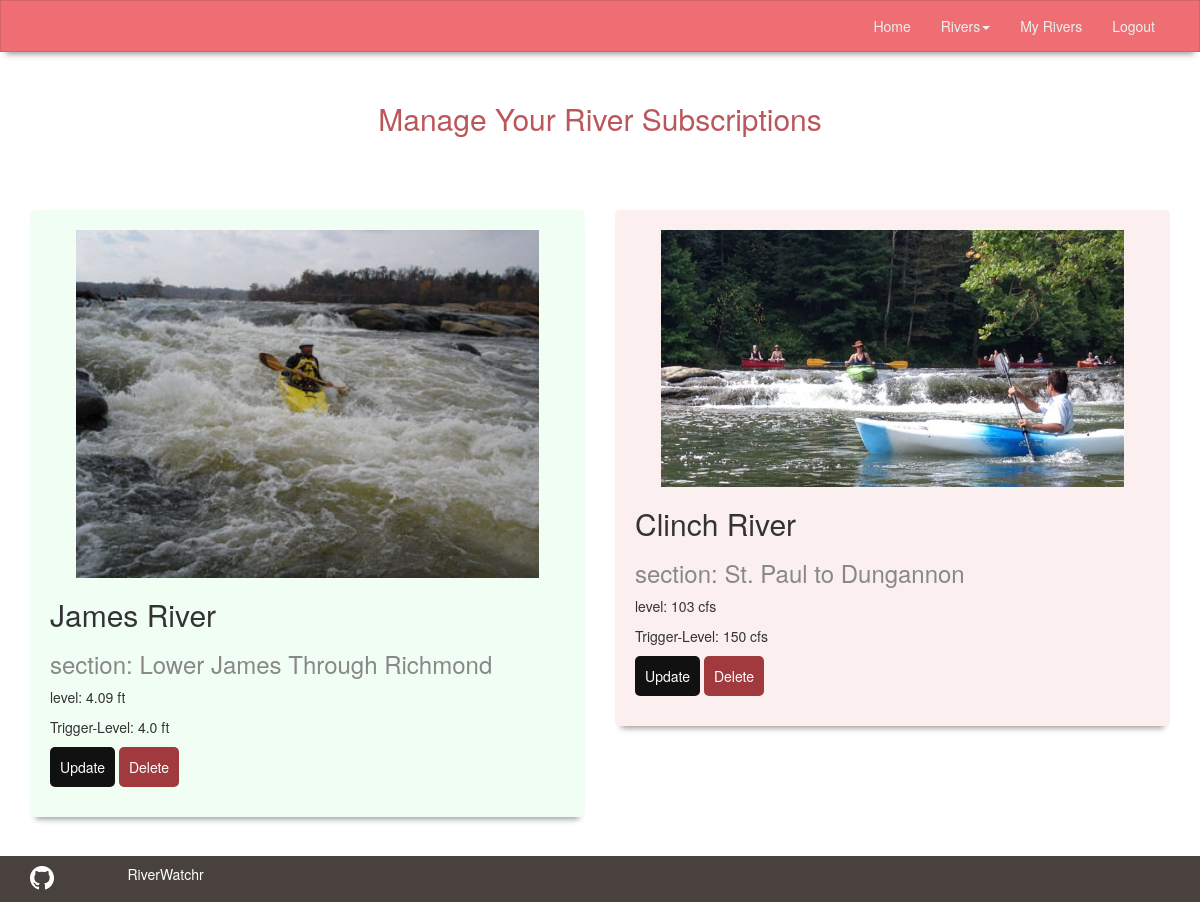
/useradmin/ (signed in), run on the app's committed database.
### river_subs/models.py (models this page shows, shortened)
class RiverSubscription(models.Model):
    user = models.ForeignKey(User, blank=True)
    river = models.ForeignKey(River)
    trigger_level = models.FloatField()
    def RenderTriggerLevel(self):
        if self.river.measurement == 'cfs':
            current_string = str(self.trigger_level)
            new_current_level = current_string[:-2]
            return "{} {}".format(new_current_level, self.river.measurement)
        return "{} {}".format(self.trigger_level, self.river.measurement)

### rivers/models.py (models this page shows, shortened)
class River(models.Model):
    name = models.CharField(max_length = 250)
    section = models.CharField(max_length = 250, default=' ')
    description = models.TextField()
    current_level = models.FloatField()
    measurement = models.CharField(max_length=10)
    state = models.ForeignKey('locations.State', null=True, blank=True, related_name="river")
    url = models.CharField(max_length=250, default = ' ')
    image = models.ImageField(upload_to="static/img", default="/img/rapids.jpg")
    def __str__(self):
        return self.name
    def renderLevel(self):
        if self.measurement == 'cfs':
            current_string = str(self.current_level)
            new_current_level = current_string[:-2]
            return "{} {}".format(new_current_level, self.measurement)
        return "{} {}".format(self.current_level, self.measurement)

### river_subs/views.py (the view, shortened to what this page needs)
# urls.py: url(r'^useradmin/', UserAdmin, name="user_admin"),
@login_required
def UserAdmin(request):
    subscriptions = RiverSubscription.objects.filter(user=request.user)
    form = AddSubForm()
    for sub in subscriptions:
        if(sub.river.current_level >= sub.trigger_level):
            sub.addedClass = 'rivers-running'
            sub.icon = 'fa-thumbs-o-up'
        else:
            sub.addedClass = 'rivers-low'
            sub.icon = 'fa-thumbs-o-down'
    states = State.objects.all()
    return render(request, 'river_subs/user_admin.html',
    {'subscriptions': subscriptions, 'form': form, 'states':states})

### templates/river_subs/user_admin.html (shortened to what this page needs)
{% extends 'base.html' %}
{% block content %}
{% load bootstrap3 %}
<div class="sub-header">
  <h2>Manage Your River Subscriptions</h2>
</div>
<div class="container">
<div class="row">
  {% for sub in subscriptions %}
  <div class="col-sm-6">
    <div class="admin-single-subscription {{sub.addedClass}}">
      <div class="admin-img-container">
            <img src="{{sub.river.image.url}}" alt="">
      </div>
      <div class="admin-single-sub-txt">
        <h2 class="admin_river_name">{{sub.river}}</h2>
        <h3>section: {{sub.river.section}}</h3>
        <p>level: {{sub.river.renderLevel}}</p>
        <p class="admin_river_level">Trigger-Level: {{sub.RenderTriggerLevel}}</p>
      </div>
      <div class="admin-single-sub-btn-container">
          <p class="admin-single-btn admin-single-update" data-toggle="modal" data-target="#myModal">Update</p>
          <p class="admin-single-btn admin-single-delete" data-toggle="modal" data-target="#myModal2">Delete</p>
      </div>
    </div>
  </div>
  {% endfor %}
  </div>
</div>
<br>
<br>
<br>
{% endblock %}

### static/css/river.css (style rules this page uses)
html, body { height: 100%; }
.sub-header { color:#BB565A; text-align:center; padding:20px 0 30px 0; margin:10px 0; }
.single-river h4, .river-detail-content h3, .admin-single-sub-txt h3 { color:#888; }
.admin-single-subscription { margin:25px auto; height:auto; color:#333; background-color:#f1f1f1; padding:20px; box-sizing: border-box; border-radius:5px; position: relative; -webkit-box-shadow: 0 8px 6px -6px #999; -moz-box-shadow: 0 8px 6px -6px #999; box-shadow: 0 8px 6px -6px #999; }
.rivers-running { background-color:rgba(110, 238, 143, .1); }
.rivers-low { background-color:rgba(212, 98, 103, .1); }
.admin-single-sub-txt { width:100%; }
.admin-img-container { text-align: center; width:100%; }
.admin-img-container img { width:90%; }
.admin-single-btn { padding:10px; display:inline-block; color:white; background-color:#111; border-radius:5px; }
.admin-single-delete { background-color:#A13A3F; }

### data on the page
RiverSubscription: river.image (picture), river "James River", river.section "Lower James Through Richmond", river.renderLevel "4.09 ft", RenderTriggerLevel "4.0 ft"
RiverSubscription: river.image (picture), river "Clinch River", river.section "St. Paul to Dungannon", river.renderLevel "103 cfs", RenderTriggerLevel "150 cfs"
